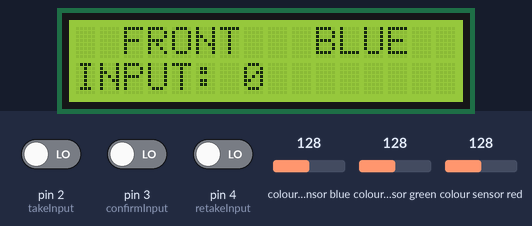
Recording of a sketch running on a simulated Arduino Uno, built with avr-gcc and run on an emulated ATmega328P. Parts: 16×2 character LCD. Wiring (inferred from the names in the program): TCS3200 colour sensor: output pin 9; S2 pin 11; S3 pin 10; S0 pin 13; S1 pin 12. The test bench sets the inputs (shaded band); at power-on: colour sensor blue 128, pin 2 (takeInput) LOW, colour sensor green 128, pin 3 (confirmInput) LOW, pin 4 (retakeInput) LOW, colour sensor red 128. What the sketch prints to the serial monitor is not drawn.

Above: at 1.2 s.
1.3 s: colour sensor blue set to 5
At 1.9 s:
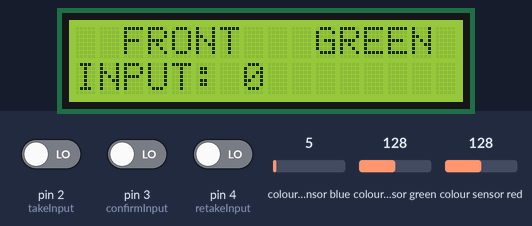
3.1 s: pin 2 (takeInput) driven HIGH
At 4.2 s:
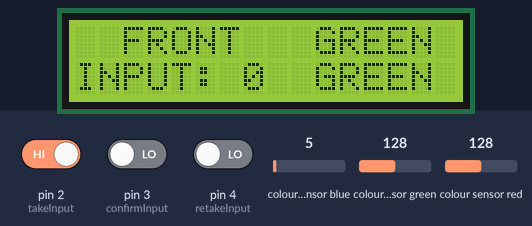
5.1 s: colour sensor green set to 5
At 5.7 s:
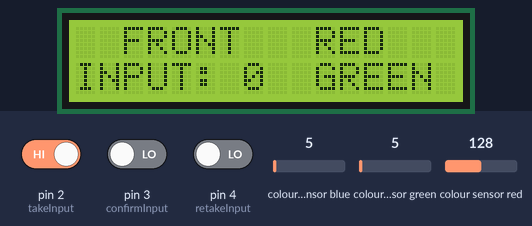
6.7 s: pin 3 (confirmInput) driven HIGH
At 13.8 s:
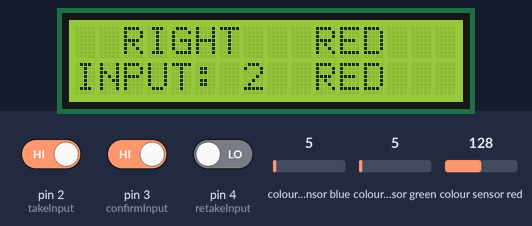
Timing chart, 0 to 14.5 s (numbered marks = the images above; inputs shaded):
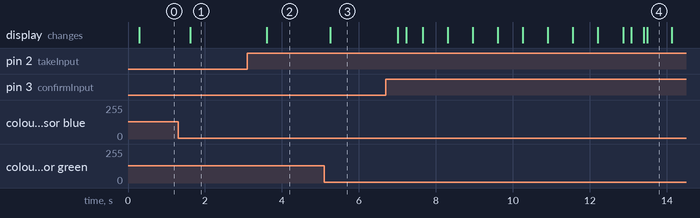

The sketch:

sketch_jul19a.ino
```cpp
#include <LiquidCrystal_I2C.h>

//#include <jm_LiquidCrystal_I2C.h>
//#include <jm_Scheduler.h>
//#include <jm_Wire.h>

#include <LiquidCrystal.h>


//#include <LiquidCrystal_I2C.h>

LiquidCrystal_I2C lcd(0x27,16,2);  // set the LCD address to 0x3F for a 16 chars and 2 line display


//
//#define S0 4
//#define S1 5
//#define S2 6
//#define S3 7
//#define sensorOut 8


const int takeInput = 2;     // the number of the pushbutton pin
const int confirmInput = 3;
const int retakeInput = 4;
const int ledPin =  5;      // the number of the LED pin

// variables will change:
int takeInputState = 0;         // variable for reading the pushbutton status
int confirmInputState = 0;
int retakeInputState = 0;

#define S0 13
#define S1 12
#define S2 11
#define S3 10
#define sensorOut 9


// Calibration Values
// *Get these from Calibration Sketch
int redMin = 0; // Red minimum value
int redMax = 0; // Red maximum value
int greenMin = 0; // Green minimum value
int greenMax = 0; // Green maximum value
int blueMin = 0; // Blue minimum value
int blueMax = 0; // Blue maximum value


int frequency = 0;
int red_value = 0;
int green_value = 0;
int blue_value = 0;

char currentColor;
int confirmed = 1;

int faceValue = 0;   // FRONT = 0, RIGHT = 1, BACK = 2, LEFT = 3, UP = 4, DOWN = 5
int posValue = 0;    // 0 to 8
int inputCompleted = 0;
int validInput = 0;

void setup() {
  pinMode(S0, OUTPUT);
  pinMode(S1, OUTPUT);
  pinMode(S2, OUTPUT);
  pinMode(S3, OUTPUT);
  pinMode(sensorOut, INPUT);

  // LCD input pins
  //pinMode(ledPin, OUTPUT);
  //pinMode(buttonPin, INPUT);


  // Setting frequency-scaling to 20%
  digitalWrite(S0,HIGH);
  digitalWrite(S1,LOW);

  lcd.init();
  lcd.clear();
  lcd.backlight();      // Make sure backlight is on

  // Print a message on both lines of the LCD.
  //lcd.setCursor(2,0);   //Set cursor to character 2 on line 0
  //lcd.print("Hello world!");

  //lcd.setCursor(2,1);   //Move cursor to character 2 on line 1
  //lcd.print("LCD Tutorial");

  Serial.begin(9600);
}

void makeSpace(int row, int pos){
  for(int i = pos; i < 16; i++){
    lcd.setCursor(i, row);
    lcd.print(" ");
  }
}

void loop() {


//
//  if(inputCompleted == 1){
//    break;
//  }

  takeInputState = digitalRead(takeInput);
  confirmInputState = digitalRead(confirmInput);
  retakeInputState = digitalRead(retakeInput);


  if(faceValue == 0){
    lcd.setCursor(2, 0);
    lcd.print("FRONT");

    lcd.setCursor(0, 1);
    lcd.print("INPUT: ");
    lcd.print(posValue);

  }


  if(posValue == 9){
    posValue %= 9;
    faceValue += 1;

    lcd.clear();
    lcd.setCursor(2, 0);
    if(faceValue == 1)
    {
      lcd.print("RIGHT");
    }
    else if(faceValue == 2)
    {
      lcd.print("BACK");
    }
    else if(faceValue == 3)
    {
      lcd.print("LEFT");
    }
    else if(faceValue == 4)
    {
      lcd.print("UP");
    }
    else if(faceValue == 5)
    {
      lcd.print("DOWN");
    }

    else if(faceValue == 6)
    {
      inputCompleted = 1;
      lcd.clear();
      lcd.print("INPUT COMPLETED");
      //break;
    }


    lcd.setCursor(0, 1);
    lcd.print("INPUT: 0");

    //delay(1000);

  }


  //lcd.print(posValue);

  //delay(1000);


 if (confirmInputState == HIGH && validInput == 1) {
    confirmed = 1;
    validInput = 0;
    posValue += 1;

    lcd.setCursor(7, 1);
    lcd.print(posValue);
 }

 if(retakeInputState == HIGH){
  confirmed = 1;
 }


//   check if the pushbutton is pressed. If it is, the buttonState is HIGH:
  if (takeInputState == HIGH && confirmed == 1) {

    Serial.print("takeinput er vitore");
    confirmed = 0;
    validInput = 1;
    // turn LED on:
    digitalWrite(ledPin, HIGH);


      // Setting red filtered photodiodes to be read
        digitalWrite(S2,LOW);
        digitalWrite(S3,LOW);
        // Reading the output frequency
        frequency = pulseIn(sensorOut, LOW);

        red_value = frequency;

        // Printing the value on the serial monitor
        Serial.print("R= ");//printing name
        Serial.print(frequency);//printing RED color frequency
        Serial.print("  ");
        delay(100);

        // Setting Green filtered photodiodes to be read
        digitalWrite(S2,HIGH);
        digitalWrite(S3,HIGH);
      // Reading the output frequency
        frequency = pulseIn(sensorOut, LOW);

        green_value = frequency;

      //  green_value = map(frequency, greenMin,greenMax,255,0);

      // Printing the value on the serial monitor
        Serial.print("G= ");//printing name
        Serial.print(frequency);//printing RED color frequency
        Serial.print("  ");
        delay(100);

        // Setting Blue filtered photodiodes to be read
        digitalWrite(S2,LOW);
        digitalWrite(S3,HIGH);
        // Reading the output frequency
        frequency = pulseIn(sensorOut, LOW);

        blue_value = frequency;

        //  blue_value = map(frequency, blueMin,blueMax,255,0);

        // Printing the value on the serial monitor
        Serial.print("B= ");//printing name
        Serial.print(frequency);//printing RED color frequency


        if((red_value > 40 && red_value < 80) && (green_value > 45 && green_value < 70 ) && (blue_value > 30 && blue_value < 60))
        {
          Serial.print(" WHITE ");
          currentColor = 'W';
        }
        else  if((red_value > 15 && red_value < 35) && (green_value > 90 && green_value < 140 ) && (blue_value >70 && blue_value < 110))
        {
          Serial.print(" ORANGE ");
          currentColor = 'O';

        }
        else if((red_value > 35 && red_value < 90) && (green_value > 30 && green_value < 100 ) && (blue_value >55 && blue_value < 130))
        {
          Serial.print(" YELLOW ");
          currentColor = 'Y';

        }

        else{

        if(red_value < green_value)
        {
          if(red_value < blue_value){
            Serial.print(" RED ");
            currentColor = 'R';

          }
          else{
            Serial.print(" BLUE ");
            currentColor = 'B';

          }
        }
        else{
          if(green_value < blue_value){
            Serial.print(" GREEN ");
            currentColor = 'G';

          }
          else{
            Serial.print(" BLUE ");
            currentColor = 'B';

          }
        }


      }

        makeSpace(1, 10);
        lcd.setCursor(10, 1);
        if(currentColor == 'R'){
          lcd.print("RED");
        }
        else if(currentColor == 'G'){
          lcd.print("GREEN");

        }
        else if(currentColor == 'B'){
          lcd.print("BLUE");
        }

        else if(currentColor == 'O'){
          lcd.print("ORANGE");
        }

        else if(currentColor == 'Y'){
          lcd.print("YELLOW");
        }

        else if(currentColor == 'W'){
          lcd.print("WHITE");
        }


      Serial.println("  ");
      delay(100);
    }

    else {
    // turn LED off:
    digitalWrite(ledPin, LOW);
  }


  // Setting red filtered photodiodes to be read
  digitalWrite(S2,LOW);
  digitalWrite(S3,LOW);
  // Reading the output frequency
  frequency = pulseIn(sensorOut, LOW);

  red_value = frequency;

  //Serial.println("map er age");
//  red_value = map(frequency, redMin,redMax,255,0);

  //Serial.println("map er pore");

  // Printing the value on the serial monitor
  Serial.print("R= ");//printing name
  Serial.print(frequency);//printing RED color frequency
  Serial.print("  ");
  delay(100);
  // Setting Green filtered photodiodes to be read
  digitalWrite(S2,HIGH);
  digitalWrite(S3,HIGH);
  // Reading the output frequency
  frequency = pulseIn(sensorOut, LOW);

  green_value = frequency;

//  green_value = map(frequency, greenMin,greenMax,255,0);

  // Printing the value on the serial monitor
  Serial.print("G= ");//printing name
  Serial.print(frequency);//printing RED color frequency
  Serial.print("  ");
  delay(100);
  // Setting Blue filtered photodiodes to be read
  digitalWrite(S2,LOW);
  digitalWrite(S3,HIGH);
  // Reading the output frequency
  frequency = pulseIn(sensorOut, LOW);

  blue_value = frequency;

//  blue_value = map(frequency, blueMin,blueMax,255,0);

  // Printing the value on the serial monitor
  Serial.print("B= ");//printing name
  Serial.print(frequency);//printing RED color frequency


//  if((red_value > 235 && red_value < 280) && (green_value > 170 && green_value < 210 ) && (blue_value > 75 && blue_value < 110))
//  {
//    Serial.print(" BLUE ");
//  }
//  if((red_value > 140 && red_value < 180) && (green_value > 65 && green_value < 95 ) && (blue_value > 95 && blue_value < 125))
//  {
//    Serial.print(" GREEN ");
//  }
//  if((red_value > 90 && red_value < 130) && (green_value > 215 && green_value < 250 ) && (blue_value > 145 && blue_value < 170))
//  {
//    Serial.print(" RED ");
//  }


   makeSpace(0, 10);
   lcd.setCursor(10, 0);


  if((red_value > 40 && red_value < 80) && (green_value > 45 && green_value < 70 ) && (blue_value > 30 && blue_value < 60))
  {
    Serial.print(" WHITE ");
    lcd.print("WHITE");
  }
  else  if((red_value > 15 && red_value < 35) && (green_value > 90 && green_value < 140 ) && (blue_value >70 && blue_value < 110))
  {
    Serial.print(" ORANGE ");
    lcd.print("ORANGE");
  }
  else if((red_value > 35 && red_value < 90) && (green_value > 30 && green_value < 100 ) && (blue_value >55 && blue_value < 130))
  {
    Serial.print(" YELLOW ");
    lcd.print("YELLOW");
  }

  else{

    if(red_value < green_value)
    {
      if(red_value < blue_value){
        Serial.print(" RED ");
        lcd.print("RED");
      }
      else{
        Serial.print(" BLUE ");
        lcd.print("BLUE");
      }
    }
    else{
      if(green_value < blue_value){
        Serial.print(" GREEN ");
        lcd.print("GREEN");
      }
      else{
        Serial.print(" BLUE ");
        lcd.print("BLUE");
      }
    }
  }


  Serial.println("  ");


  delay(100);

}
```

Measured:
- after the input at 1.3 s, the display: changes after 0.32 s (image 1)
- after the input at 3.1 s, the display: changes after 0.51 s (image 2)
- after the input at 5.1 s, the display: changes after 0.15 s (image 3)
- after the input at 6.7 s, the display: first changes after 0.32 s (image 4 shows a later state)
